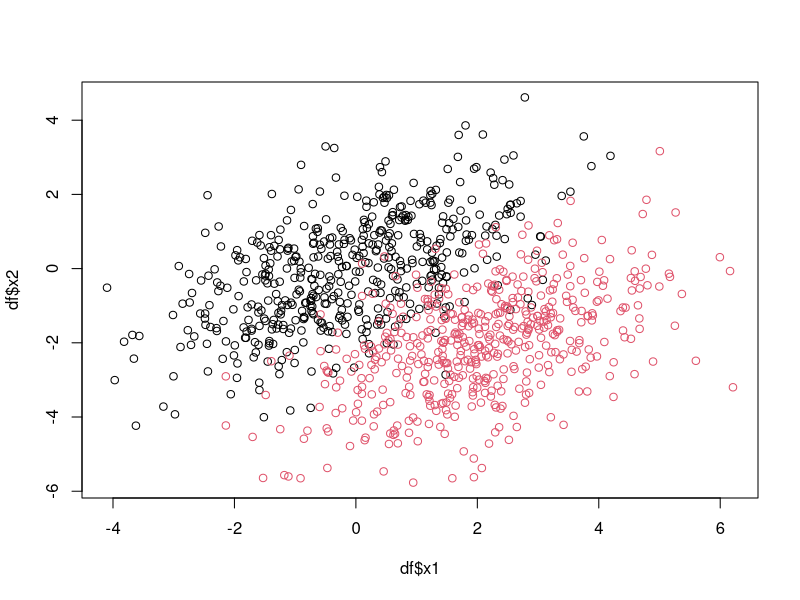

The R source for this figure:
# Implementation ----------------------------------------------------------

#CONCEPT OF ALGORITHM
#standarize features
#for i in points_test
#for j in points_train
#calculate distance between i and j
#get the k nearest j points
#classification: get the most frequent target and assign as prediction (if tie, choose randomly
#regression: calculate mean of target value
#DONE! 

own_knn <- function(train, test, y, k){
  #standarize features
  train <- sapply(train, function(x) (x - mean(x))/sd(x))
  test <- sapply(test, function(x) (x - mean(x))/sd(x))
  
  y_preds <- rep(NA, nrow(test))
  for(i in 1:nrow(test)){
    dist <- rep(NA, nrow(train))
    #calculate distance between test point and all training points
    for(j in 1:nrow(train)){
      dist[j] <- sqrt(sum((train[j, ] - test[i, ])^2))
    }
    
    which_smlst_dist <- which(rank(dist) %in% 1:k)
    y_pred <- y[which_smlst_dist]
    
    #calculate prediction
    if(is.factor(y) | is.character(y)){
      most_frq_val <- max(table(y_pred))
      most_frq_val <- table(y_pred)[table(y_pred) == most_frq_val]
      if(length(most_frq_val) > 1){
        y_preds[i] <- sample(names(most_frq_val), 1)
      } else{
        y_preds[i] <- names(most_frq_val)
      }
    } else if(is.numeric(y)){
      y_preds[i] <- mean(y_pred)
    } else {
      stop("Y is instance of unsupported class!")
    }
  }
  return(y_preds)
}

# Testing algorithm -------------------------------------------------------
library(MASS)
library(class)

#data generation
set.seed(56283)
df <- rbind(mvrnorm(500, c(0, 0), matrix(c(2, 1, 1, 2), 2, 2)),
            mvrnorm(500, c(2, -2), matrix(c(2, 1, 1, 2), 2, 2)))
df <- cbind(df, c(rep(0, 500), rep(1, 500)))
df <- as.data.frame(df)
colnames(df) <- c("x1", "x2", "y")
df$y <- as.factor(df$y)

#visualize data
plot(df$x1, df$x2, col = df$y)

#comparison of own implementation  vs implementation from class library
y_pred_orig <- knn(df[, 1:2], df[, 1:2], df$y, 5)
y_pred_own <- own_knn(df[, 1:2], df[, 1:2], df$y, 5)

table(df$y, y_pred_own)
table(df$y, y_pred_orig)

all(y_pred_own == y_pred_orig)

# Benchmarking ------------------------------------------------------------
library(microbenchmark)

# 1st iteration
microbenchmark(
  knn(df[, 1:2], df[, 1:2], df$y, 5),
  own_knn(df[, 1:2], df[, 1:2], df$y, 5),
  times = 10
)
# Unit: milliseconds
# expr         min          lq        mean      median         uq        max neval
# knn(df[, 1:2], df[, 1:2], df$y, 5)    4.567162    4.709182    7.574931    7.595219   10.80597   10.89856    10
# own_knn(df[, 1:2], df[, 1:2], df$y, 5) 2615.752707 2719.867843 3285.322351 2896.186728 3496.49582 5074.03923    10

